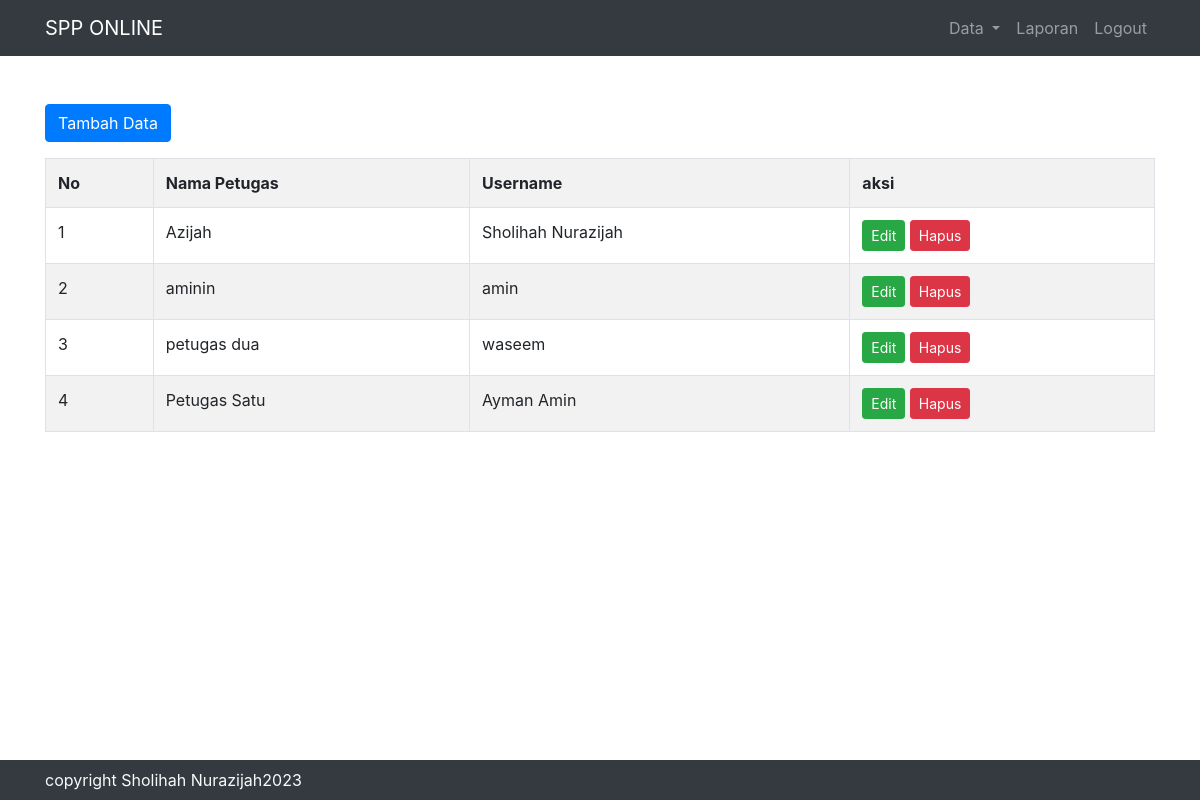
The app's page /admin.php?page=datapetugas (signed in) with its own data.
### tables this page shows
CREATE TABLE `petugas` (
  `id_petugas` int(11) UNSIGNED NOT NULL,
  `username` varchar(25) DEFAULT NULL,
  `password` varchar(255) DEFAULT NULL,
  `nama_petugas` varchar(35) DEFAULT NULL,
  `level` enum('admin','petugas') DEFAULT NULL
);

### system/fungsi.php (called while the page is built, shortened)
<?php
class Fungsi {
    public function kon(){
        $kon = mysqli_connect('localhost', 'root', '', 'spp');
        return $kon;
    }
    public function datapetugas(){
        $sql = "SELECT * FROM petugas WHERE level='petugas' ORDER BY id_petugas DESC";
        $query = mysqli_query($this->kon(), $sql);
        if(mysqli_num_rows($query) > 0){
            while($d = mysqli_fetch_assoc($query)){
                $select[] = $d;
            }
        }
        else {
            $select = null;
        }
        return $select;
    }
}

### user/datapetugas.php (the view)
<div class="container mt-5">
    <a href="admin.php?page=tambahpetugas" class="btn btn-primary mb-3">Tambah Data</a>
    <table class="table table-striped table-bordered">
        <tr>
            <th>No</th>
            <th>Nama Petugas</th>
            <th>Username</th>
            <th>aksi</th>
        </tr>
        <?php
        $no = 1;
        foreach($fungsi->datapetugas() as $d){ ?>
            <tr>
                <td><?= $no++ ?></td>
                <td><?= $d['nama_petugas']; ?></td>
                <td><?= $d['username']; ?></td>
                <td>
                    <a href="admin.php?page=editpetugas&id_petugas=<?=$d['id_petugas']  ?>" class="btn btn-success btn-sm">Edit</a>
                    <a href="admin.php?page=deletepetugas&id_petugas=<?=$d['id_petugas']  ?>" class="btn btn-danger btn-sm" onclick="return confirm('Apakah anda yakin menghapus data ini?');">Hapus</a>
                </td>
            </tr>
    <?php    }
        ?>
    </table>
</div>

### records on screen
petugas: nama_petugas "Azijah", username "Sholihah Nurazijah"
petugas: nama_petugas "aminin", username "amin"
petugas: nama_petugas "petugas dua", username "waseem"
petugas: nama_petugas "Petugas Satu", username "Ayman Amin"
